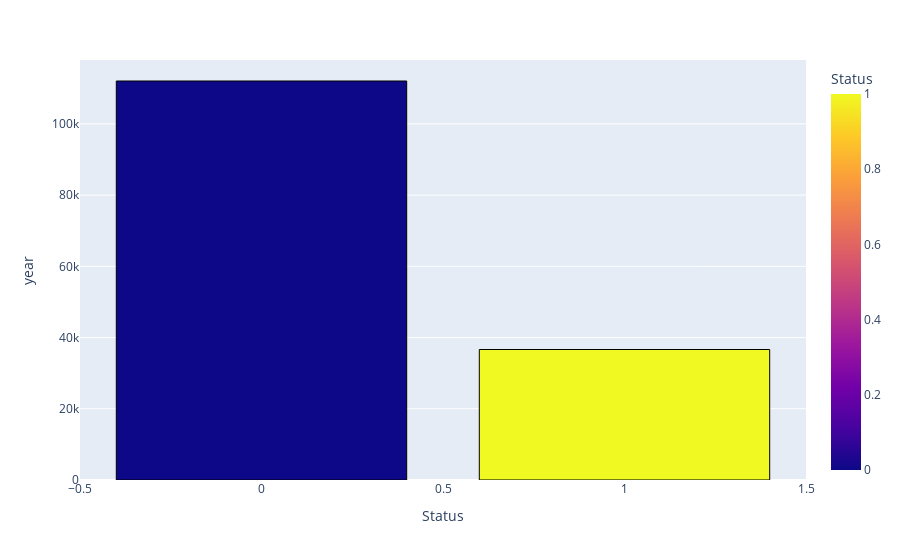

The code cell stored with this chart in its notebook:
### Markdown cell above
1) Verifique sua variável de interesse (Status) como a contagem de distribuição

### Code cell
df_status = df_loan.pivot_table(index='Status', values='year', aggfunc='count')
fig1 = px.bar(data_frame=df_status, x=df_status.index, y='year', color=df_status.index)
fig1.update_traces(marker_line_width=1,marker_line_color="black")
fig1
# df_status

### Figure 1 — Plotly figure (JSON) as saved in the notebook; plotly's stock layout.template omitted (floating-point values rounded to 4 significant figures)
{"data": [{"alignmentgroup": "True", "hovertemplate": "Status=%{marker.color}<br>year=%{y}<extra></extra>", "legendgroup": "", "marker": {"color": [0, 1], "coloraxis": "coloraxis", "line": {"color": "black", "width": 1}, "pattern": {"shape": ""}}, "name": "", "offsetgroup": "", "orientation": "v", "showlegend": false, "textposition": "auto", "type": "bar", "x": [0, 1], "xaxis": "x", "y": [112031, 36639], "yaxis": "y"}], "layout": {"barmode": "relative", "coloraxis": {"colorbar": {"title": {"text": "Status"}}, "colorscale": [[0, "#0d0887"], [0.1111, "#46039f"], [0.2222, "#7201a8"], [0.3333, "#9c179e"], [0.4444, "#bd3786"], [0.5556, "#d8576b"], [0.6667, "#ed7953"], [0.7778, "#fb9f3a"], [0.8889, "#fdca26"], [1, "#f0f921"]]}, "legend": {"tracegroupgap": 0}, "margin": {"t": 60}, "xaxis": {"anchor": "y", "domain": [0, 1], "title": {"text": "Status"}}, "yaxis": {"anchor": "x", "domain": [0, 1], "title": {"text": "year"}}}}
